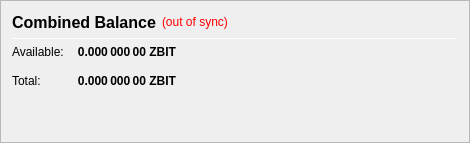
                   <widget class="QFrame" name="frame_CombinedBalances">
                    <property name="minimumSize">
                     <size>
                      <width>470</width>
                      <height>0</height>
                     </size>
                    </property>
                    <property name="frameShape">
                     <enum>QFrame::StyledPanel</enum>
                    </property>
                    <property name="frameShadow">
                     <enum>QFrame::Raised</enum>
                    </property>
                    <layout class="QVBoxLayout" name="verticalLayout_5">
                     <item>
                      <layout class="QHBoxLayout" name="horizontalLayout_5" stretch="0,0,0">
                       <item>
                        <widget class="QLabel" name="label_5z">
                         <property name="minimumSize">
                          <size>
                           <width>0</width>
                           <height>20</height>
                          </size>
                         </property>
                         <property name="font">
                          <font>
                           <pointsize>12</pointsize>
                           <weight>75</weight>
                           <bold>true</bold>
                          </font>
                         </property>
                         <property name="toolTip">
                          <string>Combined Balance (including unconfirmed and immature coins)</string>
                         </property>
                         <property name="text">
                          <string>Combined Balance</string>
                         </property>
                        </widget>
                       </item>
                       <item>
                        <widget class="QLabel" name="labelWalletStatus">
                         <property name="cursor">
                          <cursorShape>WhatsThisCursor</cursorShape>
                         </property>
                         <property name="toolTip">
                          <string>The displayed information may be out of date. Your wallet automatically synchronizes with the Zubit network after a connection is established, but this process has not completed yet.</string>
                         </property>
                         <property name="styleSheet">
                          <string notr="true">QLabel { color: red; }</string>
                         </property>
                         <property name="text">
                          <string notr="true">(out of sync)</string>
                         </property>
                         <property name="alignment">
                          <set>Qt::AlignLeading|Qt::AlignLeft|Qt::AlignVCenter</set>
                         </property>
                        </widget>
                       </item>
                       <item>
                        <spacer name="horizontalSpacer_1">
                         <property name="orientation">
                          <enum>Qt::Horizontal</enum>
                         </property>
                         <property name="sizeHint" stdset="0">
                          <size>
                           <width>40</width>
                           <height>20</height>
                          </size>
                         </property>
                        </spacer>
                       </item>
                      </layout>
                     </item>
                     <item>
                      <widget class="Line" name="line_CombinedBalance">
                       <property name="minimumSize">
                        <size>
                         <width>0</width>
                         <height>1</height>
                        </size>
                       </property>
                       <property name="maximumSize">
                        <size>
                         <width>16777215</width>
                         <height>1</height>
                        </size>
                       </property>
                       <property name="orientation">
                        <enum>Qt::Horizontal</enum>
                       </property>
                      </widget>
                     </item>
                     <item>
                      <layout class="QGridLayout" name="gridLayout_3">
                       <property name="spacing">
                        <number>12</number>
                       </property>
                       <item row="1" column="0">
                        <widget class="QLabel" name="labelBalanceTextz">
                         <property name="text">
                          <string>Available:</string>
                         </property>
                        </widget>
                       </item>
                       <item row="1" column="1">
                        <widget class="QLabel" name="labelBalancez">
                         <property name="font">
                          <font>
                           <weight>75</weight>
                           <bold>true</bold>
                          </font>
                         </property>
                         <property name="cursor">
                          <cursorShape>IBeamCursor</cursorShape>
                         </property>
                         <property name="toolTip">
                          <string>Your current spendable balance</string>
                         </property>
                         <property name="text">
                          <string notr="true">0.000 000 00 ZBIT</string>
                         </property>
                         <property name="alignment">
                          <set>Qt::AlignRight|Qt::AlignTrailing|Qt::AlignVCenter</set>
                         </property>
                         <property name="textInteractionFlags">
                          <set>Qt::LinksAccessibleByMouse|Qt::TextSelectableByKeyboard|Qt::TextSelectableByMouse</set>
                         </property>
                        </widget>
                       </item>
                       <item row="2" column="0">
                        <widget class="QLabel" name="labelTotalTextz">
                         <property name="text">
                          <string>Total:</string>
                         </property>
                        </widget>
                       </item>
                       <item row="2" column="1">
                        <widget class="QLabel" name="labelTotalz">
                         <property name="font">
                          <font>
                           <weight>75</weight>
                           <bold>true</bold>
                          </font>
                         </property>
                         <property name="cursor">
                          <cursorShape>IBeamCursor</cursorShape>
                         </property>
                         <property name="toolTip">
                          <string>Total Balance, including all unavailable coins.</string>
                         </property>
                         <property name="text">
                          <string notr="true">0.000 000 00 ZBIT</string>
                         </property>
                         <property name="alignment">
                          <set>Qt::AlignRight|Qt::AlignTrailing|Qt::AlignVCenter</set>
                         </property>
                         <property name="textInteractionFlags">
                          <set>Qt::LinksAccessibleByMouse|Qt::TextSelectableByKeyboard|Qt::TextSelectableByMouse</set>
                         </property>
                        </widget>
                       </item>
                       <item row="2" column="3">
                        <spacer name="horizontalSpacer_2">
                         <property name="orientation">
                          <enum>Qt::Horizontal</enum>
                         </property>
                         <property name="sizeHint" stdset="0">
                          <size>
                           <width>40</width>
                           <height>20</height>
                          </size>
                         </property>
                        </spacer>
                       </item>
                      </layout>
                     </item>
                     <item>
                      <spacer name="verticalSpacer_1">
                       <property name="orientation">
                        <enum>Qt::Vertical</enum>
                       </property>
                       <property name="sizeHint" stdset="0">
                        <size>
                         <width>20</width>
                         <height>40</height>
                        </size>
                       </property>
                      </spacer>
                     </item>
                    </layout>
                   </widget>
